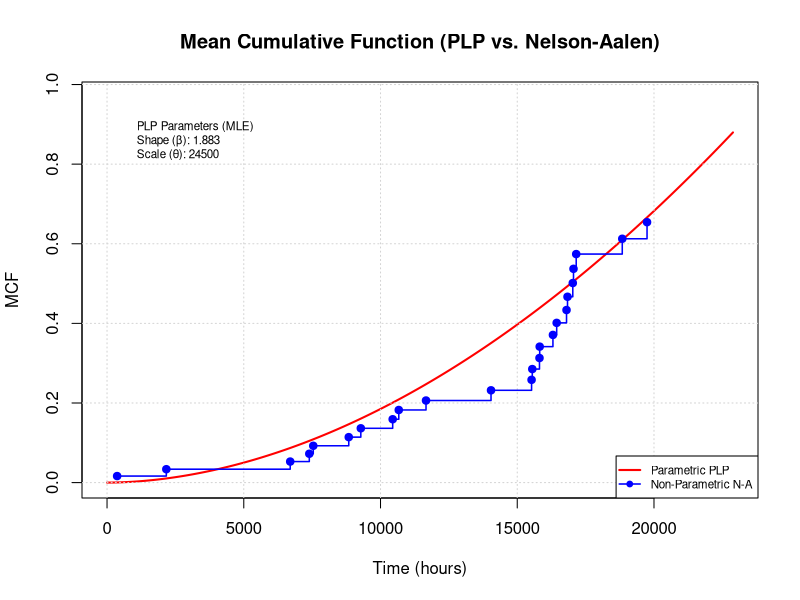
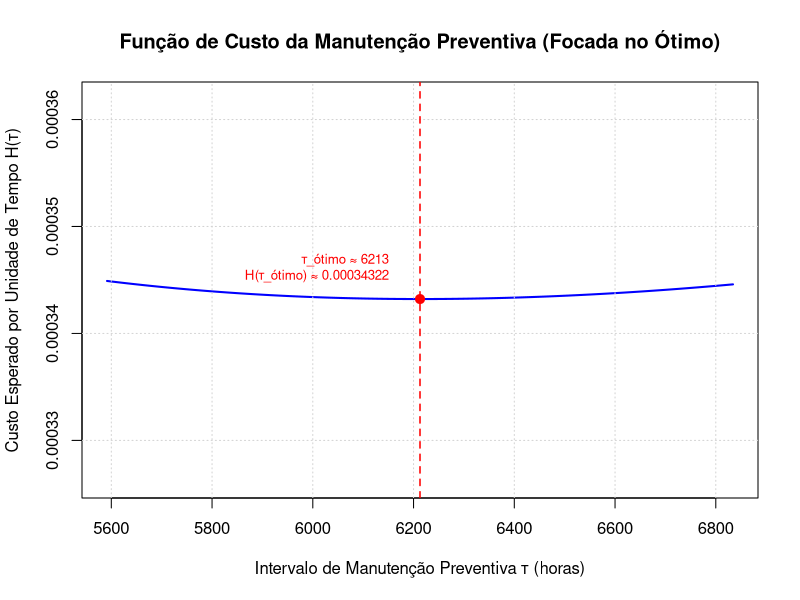

R code for these plots, in order:
# --- 1. Criação do Dataframe (Dados Corrigidos - 61 observações) ---
# Estes dados já representam os períodos de observação T_i e o status no final do período.
Equi <- c(1, 1, 1, 2, 2, 2, 3, 3, 4, 5, 6, 7, 7, 8, 8, 9, 9, 10, 11, 12, 
          12, 12, 13, 14, 14, 14, 15, 16, 16, 17, 17, 18, 19, 20, 20, 20, 
          21, 22, 23, 23, 24, 24, 25, 26, 27, 27, 28, 28, 29, 30, 30, 31, 
          32, 33, 34, 35, 36, 37, 38, 39, 40)
Time_T_i <- c(8839, 17057, 21887, 9280, 16442, 21887, 10445, 13533, 7902, 
                 8414, 13331, 17156, 21887, 16305, 21887, 16802, 21887, 4881, 
                 16625, 7396, 7541, 19590, 2211, 15821, 19746, 19877, 1927, 
                 15813, 21886, 15524, 21886, 21440, 369, 11664, 17031, 21857, 
                 7544, 6039, 2168, 6698, 18840, 21879, 2288, 2499, 10668, 
                 16838, 15550, 21887, 1616, 14041, 20004, 21888, 21888, 21888, 
                 21888, 21888, 21888, 21888, 21888, 21888, 21888)
Event_at_T_i <- c(1, 1, 0, 1, 1, 0, 1, 0, 0, 0, 0, 1, 0, 1, 0, 1, 0, 0, 0, 1, 1, 
             0, 0, 1, 1, 0, 0, 1, 0, 1, 0, 0, 1, 1, 1, 0, 0, 0, 1, 1, 1, 
             0, 0, 0, 1, 1, 1, 0, 0, 1, 0, 0, 0, 0, 0, 0, 0, 0, 0, 0, 0)

df_plp_periods <- data.frame(Equi = Equi, T_obs = Time_T_i, Event_final = Event_at_T_i)

#===============================================================================
# LETRA A: Encontrar os parâmetros da "Weibull" (β e θ do PLP) e avaliar adequação
#===============================================================================

# --- 2. Função de Log-Verossimilhança para PLP (Simplificada) ---
# Assume que se Event_final = 1, a falha ocorreu em T_obs (contribui com rho(T_obs)).
# Se Event_final = 0, o período foi censurado/PM em T_obs.
# Todos os períodos contribuem com -M(T_obs).
log_likelihood_PLP_simplified <- function(params, T_observations, final_event_status) {
  beta <- params[1]  # Forma do PLP
  theta <- params[2] # Escala do PLP
  
  if (beta <= 1e-9 || theta <= 1e-9) return(1e10) 
  
  log_lik_contributions <- numeric(length(T_observations))
  
  for (i in 1:length(T_observations)) {
    T_i <- T_observations[i]
    event_i <- final_event_status[i]
    
    log_rho_Ti_contrib <- 0 
    if (event_i == 1) { 
      if (T_i <= 1e-9) { 
          log_rho_Ti_contrib <- -1e10 
      } else {
          log_rho_Ti_contrib <- log(beta) - beta * log(theta) + (beta - 1) * log(T_i)
      }
      if (!is.finite(log_rho_Ti_contrib)) log_rho_Ti_contrib <- -1e10
    }
    
    M_Ti_contrib <- 0 
    if (T_i > 1e-9) {
        M_Ti_contrib <- (T_i / theta)^beta
    }
    if (!is.finite(M_Ti_contrib)) M_Ti_contrib <- 1e10
    
    log_lik_contributions[i] <- log_rho_Ti_contrib - M_Ti_contrib
  }
  
  total_log_lik <- sum(log_lik_contributions)
  
  if (!is.finite(total_log_lik)) return(1e10)
  return(-total_log_lik) 
}

# --- 3. Estimação dos Parâmetros PLP ---
# Usar valores iniciais próximos aos do Excel/Artigo
initial_params_plp <- c(beta = 1.99, theta = 24500) 

mle_fit_plp_simp <- NULL
try({
  mle_fit_plp_simp <- optim(
    par = initial_params_plp, 
    fn = log_likelihood_PLP_simplified, 
    T_observations = df_plp_periods$T_obs, 
    final_event_status = df_plp_periods$Event_final,
    method = "L-BFGS-B", 
    lower = c(0.1, 1000.0), 
    upper = c(5.0, 60000.0), 
    control = list(maxit = 1000, factr = 1e7) 
  )
})

# --- 4. Resultados da Estimação PLP e Gráfico da MCF (Letra a) ---
if (!is.null(mle_fit_plp_simp) && mle_fit_plp_simp$convergence == 0) {
  beta_hat_plp_a <- mle_fit_plp_simp$par[1]
  theta_hat_plp_a <- mle_fit_plp_simp$par[2]
  max_log_lik_plp_a <- -mle_fit_plp_simp$value 
  
  cat("--- LETRA A: Resultados da Estimação PLP (Simplificada) ---\n")
  cat("Beta Estimado (Forma do PLP):", format(beta_hat_plp_a, digits = 5), "\n")
  cat("Theta Estimado (Escala do PLP):", format(theta_hat_plp_a, digits = 5), "\n")
  cat("Log-Verossimilhança Maximizada:", format(max_log_lik_plp_a, digits = 5), "\n")
  
  k_params_plp_a <- 2 
  aic_value_plp_a <- -2 * max_log_lik_plp_a + 2 * k_params_plp_a
  cat("AIC (PLP Simplificado):", format(aic_value_plp_a, digits = 5), "\n\n")

  # --- Cálculo da MCF Não-Paramétrica (Nelson-Aalen) ---
  # Usando a abordagem de contar períodos em risco
  observed_failure_times_agg <- sort(unique(df_plp_periods$T_obs[df_plp_periods$Event_final == 1]))
  mcf_na_values_mod <- numeric(length(observed_failure_times_agg))
  current_mcf_na_mod <- 0
  
  if (length(observed_failure_times_agg) > 0) {
    for (i in 1:length(observed_failure_times_agg)) {
      t_k <- observed_failure_times_agg[i]
      d_k <- sum(df_plp_periods$T_obs == t_k & df_plp_periods$Event_final == 1)
      r_k <- sum(df_plp_periods$T_obs >= t_k) 
      if (r_k > 0) {
        current_mcf_na_mod <- current_mcf_na_mod + (d_k / r_k)
      } else if (d_k > 0) { current_mcf_na_mod <- current_mcf_na_mod + d_k }
      mcf_na_values_mod[i] <- current_mcf_na_mod
    }
  }
  df_mcf_na_plot <- data.frame(Time = observed_failure_times_agg, MCF_NA = mcf_na_values_mod)

  # --- Plotagem do Gráfico da MCF (Letra a) ---
  max_time_plot <- max(df_plp_periods$T_obs, na.rm = TRUE)
  tempos_plot_param <- seq(0, max_time_plot + 1000, length.out = 200)
  # MCF Paramétrica do PLP: M(t) = (t/theta)^beta
  mcf_linha_vermelha_plp <- (tempos_plot_param / theta_hat_plp_a)^beta_hat_plp_a
  
  ylim_max_plot <- 0
  if(nrow(df_mcf_na_plot) > 0 && length(df_mcf_na_plot$MCF_NA) > 0) {
      ylim_max_plot <- max(c(mcf_linha_vermelha_plp, df_mcf_na_plot$MCF_NA), na.rm = TRUE) * 1.1
  } else {
      ylim_max_plot <- max(mcf_linha_vermelha_plp, na.rm = TRUE) * 1.1
  }
  if (!is.finite(ylim_max_plot) || ylim_max_plot <= 0) ylim_max_plot = max(mcf_linha_vermelha_plp, na.rm=TRUE) * 1.2 
  if (!is.finite(ylim_max_plot) || ylim_max_plot <= 0) ylim_max_plot = 1.0 

  plot(tempos_plot_param, mcf_linha_vermelha_plp, type = "l", col = "red", lwd = 2,
       xlab = "Time (hours)", ylab = "MCF", 
       xlim = c(0, max_time_plot + 1000),
       ylim = c(0, ylim_max_plot), 
       main = "Mean Cumulative Function (PLP vs. Nelson-Aalen)")
  grid()
  
  if (nrow(df_mcf_na_plot) > 0 && length(df_mcf_na_plot$Time) == length(df_mcf_na_plot$MCF_NA)) {
    lines(df_mcf_na_plot$Time, df_mcf_na_plot$MCF_NA, type = "s", col = "blue", lwd=1.5) 
    points(df_mcf_na_plot$Time, df_mcf_na_plot$MCF_NA, col = "blue", pch = 19)
  }
  
  legend_text_plp <- paste("PLP Parameters (MLE)\nShape (β):", round(beta_hat_plp_a, 3), 
                       "\nScale (θ):", round(theta_hat_plp_a, 0))
  legend("topleft", legend = legend_text_plp, bty = "n", cex = 0.7, inset = c(0.05, 0.05)) 
  legend("bottomright", legend=c("Parametric PLP", "Non-Parametric N-A"),
         col=c("red", "blue"), lty=1, pch=c(NA,19), lwd=c(2,1.5), cex=0.7)
  
  cat("\n--- Avaliação da Adequação do Modelo PLP (Letra a) ---\n")
  if (beta_hat_plp_a > 1) {
    cat(paste0("O parâmetro de forma do PLP (beta ≈ ", round(beta_hat_plp_a, 3), ") > 1 sugere uma taxa de falha crescente (desgaste).\n"))
    cat("A comparação visual da linha vermelha com os pontos/degraus azuis no gráfico da MCF ajuda a avaliar a adequação.\n")
  } else {
    cat(paste0("O parâmetro de forma do PLP (beta ≈ ", round(beta_hat_plp_a, 3), ") <= 1 sugere taxa de falha constante ou decrescente.\n"))
  }
  
  # Guardar os parâmetros para a letra b)
  beta_estimado_para_b <- beta_hat_plp_a
  theta_estimado_para_b <- theta_hat_plp_a
  
} else {
  cat("Otimização PLP (Simplificada) para Letra A falhou ou não convergiu.\n")
  if (!is.null(mle_fit_plp_simp)) {
    print(mle_fit_plp_simp) 
  }
  beta_estimado_para_b <- NA # Para evitar erro na letra b
  theta_estimado_para_b <- NA
}

#===============================================================================
# LETRA B: Política ótima de manutenção
#===============================================================================
cat("\n\n--- LETRA B: Política Ótima de Manutenção ---\n")

if (!is.na(beta_estimado_para_b) && !is.na(theta_estimado_para_b)) {
  # --- Custos Definidos na Questão b) ---
  CPM <- 1  # Custo da Manutenção Preventiva
  CMR <- 15 # Custo do Reparo Mínimo

  # --- Cálculo do Tempo Ótimo de Manutenção (τ_ótimo) ---
  tau_otimo <- NA
  if (beta_estimado_para_b <= 1) {
    cat("Atenção: O parâmetro beta estimado (", beta_estimado_para_b, ") é menor ou igual a 1.\n")
    cat("A fórmula para o tempo ótimo de PM pode não ser aplicável ou a PM pode não ser benéfica.\n")
  } else {
    termo_custo <- CPM / ((beta_estimado_para_b - 1) * CMR)
    if (termo_custo < 0) {
        cat("Atenção: Termo de custo [CPM / ((β-1) * CMR)] é negativo. Verifique os custos e beta.\n")
    } else {
        tau_otimo <- theta_estimado_para_b * (termo_custo)^(1 / beta_estimado_para_b)
    }
  }

  if (!is.na(tau_otimo)) {
    cat("Parâmetros do PLP Usados (da Letra a):\n")
    cat("  Beta (Forma) Estimado:", format(beta_estimado_para_b, digits = 5), "\n")
    cat("  Theta (Escala) Estimado:", format(theta_estimado_para_b, digits = 5), "\n")
    cat("Custos:\n")
    cat("  Custo de PM (CPM):", CPM, "\n")
    cat("  Custo de MR (CMR):", CMR, "\n")
    cat("Tempo Ótimo de Manutenção Preventiva (τ_ótimo):", format(tau_otimo, digits = 2), "horas\n")
    cat("Tempo Ótimo de Manutenção Preventiva (τ_ótimo):", format(tau_otimo / 24, digits = 2), "dias\n\n")
    
    # --- Plotar a Função de Custo H(τ) para visualizar o mínimo ---
    plot_custo_H_tau_focado <- function(beta, theta, cpm_val, cmr_val, tau_otimo_calc) {
      range_offset <- tau_otimo_calc * 0.10 # Foco de 10% em torno do ótimo
      if (range_offset < 200) range_offset = 200 # Mínimo range para visualização
      
      tau_min_plot <- max(100, tau_otimo_calc - range_offset) 
      tau_max_plot <- tau_otimo_calc + range_offset
      
      taus <- seq(tau_min_plot, tau_max_plot, length.out = 200) 
      H_tau_values <- numeric(length(taus))
      
      for (i in 1:length(taus)) {
        tau_i <- taus[i]
        m_tau_i <- (tau_i / theta)^beta
        H_tau_values[i] <- (1 / tau_i) * (cpm_val + cmr_val * m_tau_i)
      }
      
      valid_indices <- is.finite(H_tau_values)
      min_H_val <- min(H_tau_values[valid_indices], na.rm = TRUE)
      max_H_val <- max(H_tau_values[valid_indices], na.rm = TRUE)
      y_range_padding <- (max_H_val - min_H_val) * 0.1
      if (y_range_padding < 1e-6) y_range_padding = (min_H_val)*0.05 # Mínimo padding
      if (y_range_padding == 0 && min_H_val == 0) y_range_padding = 0.00001


      ylim_plot_focused <- c(max(0, min_H_val - y_range_padding), max_H_val + y_range_padding)
      if(ylim_plot_focused[1] >= ylim_plot_focused[2]) ylim_plot_focused[1] = ylim_plot_focused[2]*0.9


      plot(taus[valid_indices], H_tau_values[valid_indices], type = "l", col = "blue", lwd = 2,
           xlab = "Intervalo de Manutenção Preventiva τ (horas)",
           ylab = "Custo Esperado por Unidade de Tempo H(τ)",
           main = "Função de Custo da Manutenção Preventiva (Focada no Ótimo)",
           ylim = ylim_plot_focused) 
      grid()
      
      if (!is.na(tau_otimo_calc) && tau_otimo_calc > 0 && is.finite(tau_otimo_calc)) {
        m_tau_opt <- (tau_otimo_calc / theta)^beta
        H_tau_opt <- (1 / tau_otimo_calc) * (cpm_val + cmr_val * m_tau_opt)
        if(is.finite(H_tau_opt)){
            abline(v = tau_otimo_calc, col = "red", lty = 2, lwd = 1.5)
            points(tau_otimo_calc, H_tau_opt, col = "red", pch = 19, cex = 1.2)
            text_label <- paste0("τ_ótimo ≈ ", round(tau_otimo_calc,0), "\nH(τ_ótimo) ≈ ", format(H_tau_opt, scientific = FALSE, digits = 5))
            # Ajustar posição do texto para não sobrepor o ponto
            text_x_pos <- if (tau_otimo_calc < mean(range(taus[valid_indices]))) tau_otimo_calc + (0.05 * diff(range(taus[valid_indices]))) else tau_otimo_calc - (0.05 * diff(range(taus[valid_indices])))
            text_y_pos <- H_tau_opt + (0.05 * diff(ylim_plot_focused))
            text_adj <- if (tau_otimo_calc < mean(range(taus[valid_indices]))) c(0,0) else c(1,0) # left or right align

            text(text_x_pos, text_y_pos, labels = text_label, cex = 0.8, col = "red", adj = text_adj) 
        }
      }
    } # Fim da função plot_custo_H_tau_focado
    
    # Plotar a função de custo focada
    plot_custo_H_tau_focado(beta = beta_estimado_para_b, 
                            theta = theta_estimado_para_b, 
                            cpm_val = CPM, 
                            cmr_val = CMR, 
                            tau_otimo_calc = tau_otimo)
                            
  } else {
    cat("Não foi possível calcular o tempo ótimo de manutenção para a letra b, pois os parâmetros da letra a não foram estimados corretamente ou beta <= 1.\n")
  }
} else {
    cat("Parâmetros da letra (a) não foram estimados com sucesso. Não é possível prosseguir para a letra (b).\n")
}